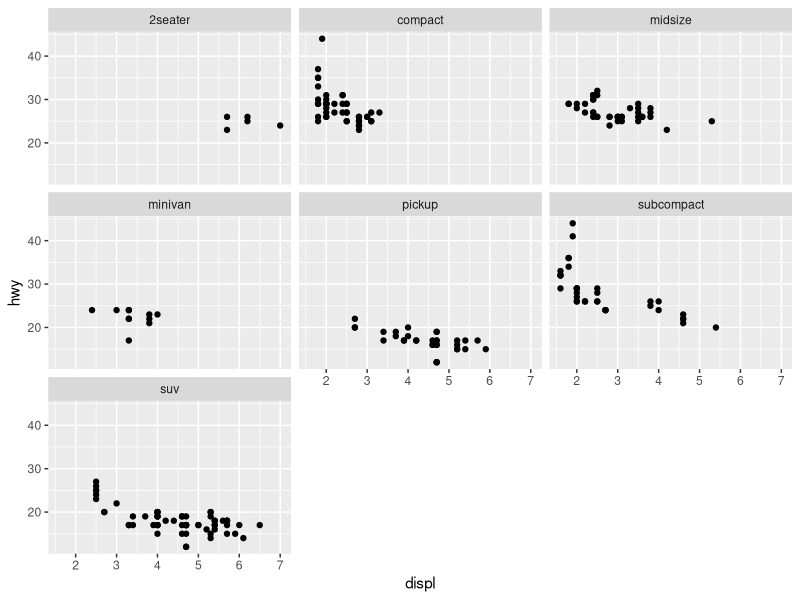

Recreate this plot in R.
## ---- chunk 1
library(ggplot2)
mpg |> 
  ggplot(aes(x=displ, y=hwy)) +
  geom_point() +
  facet_wrap(~ class)
